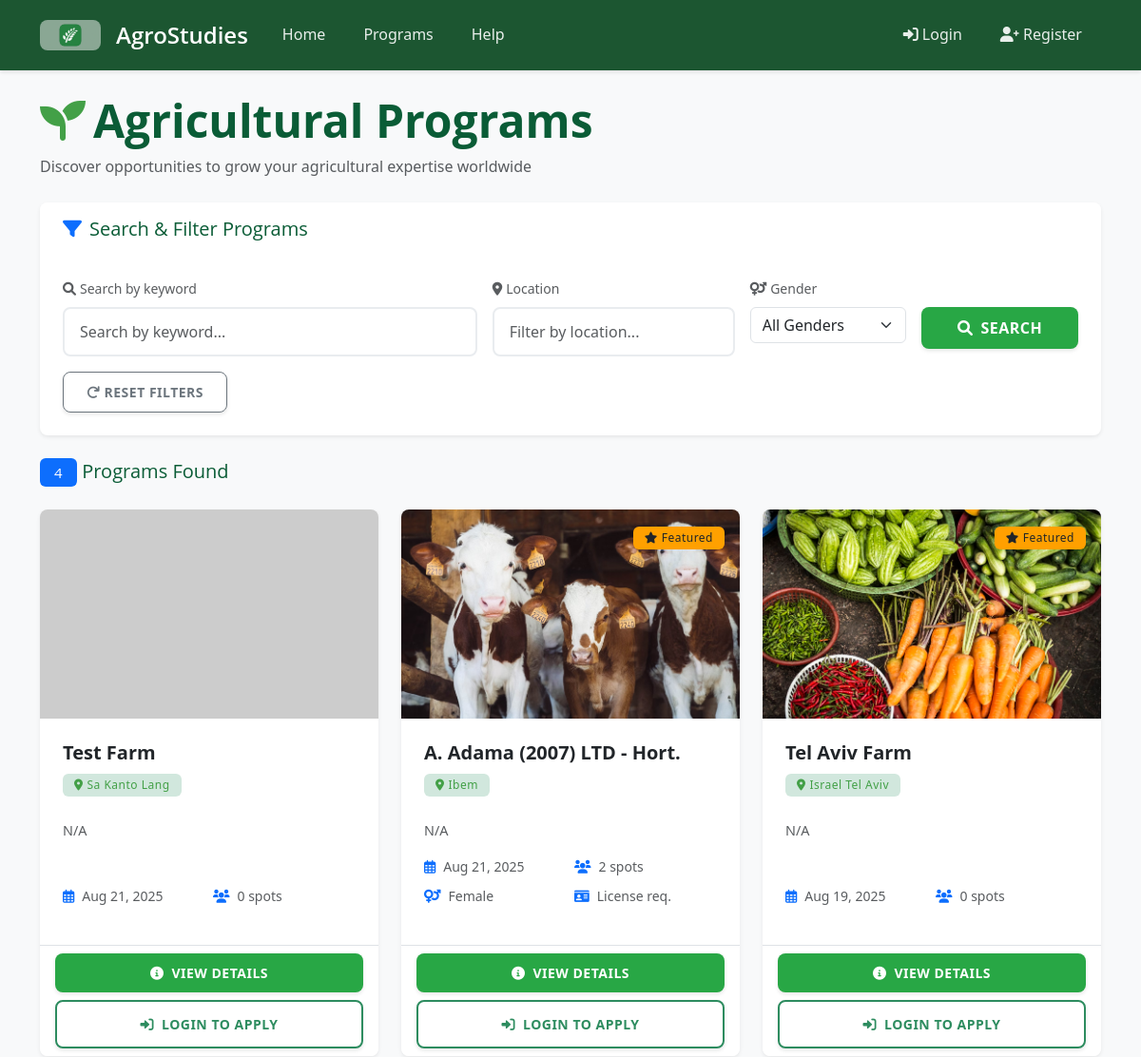
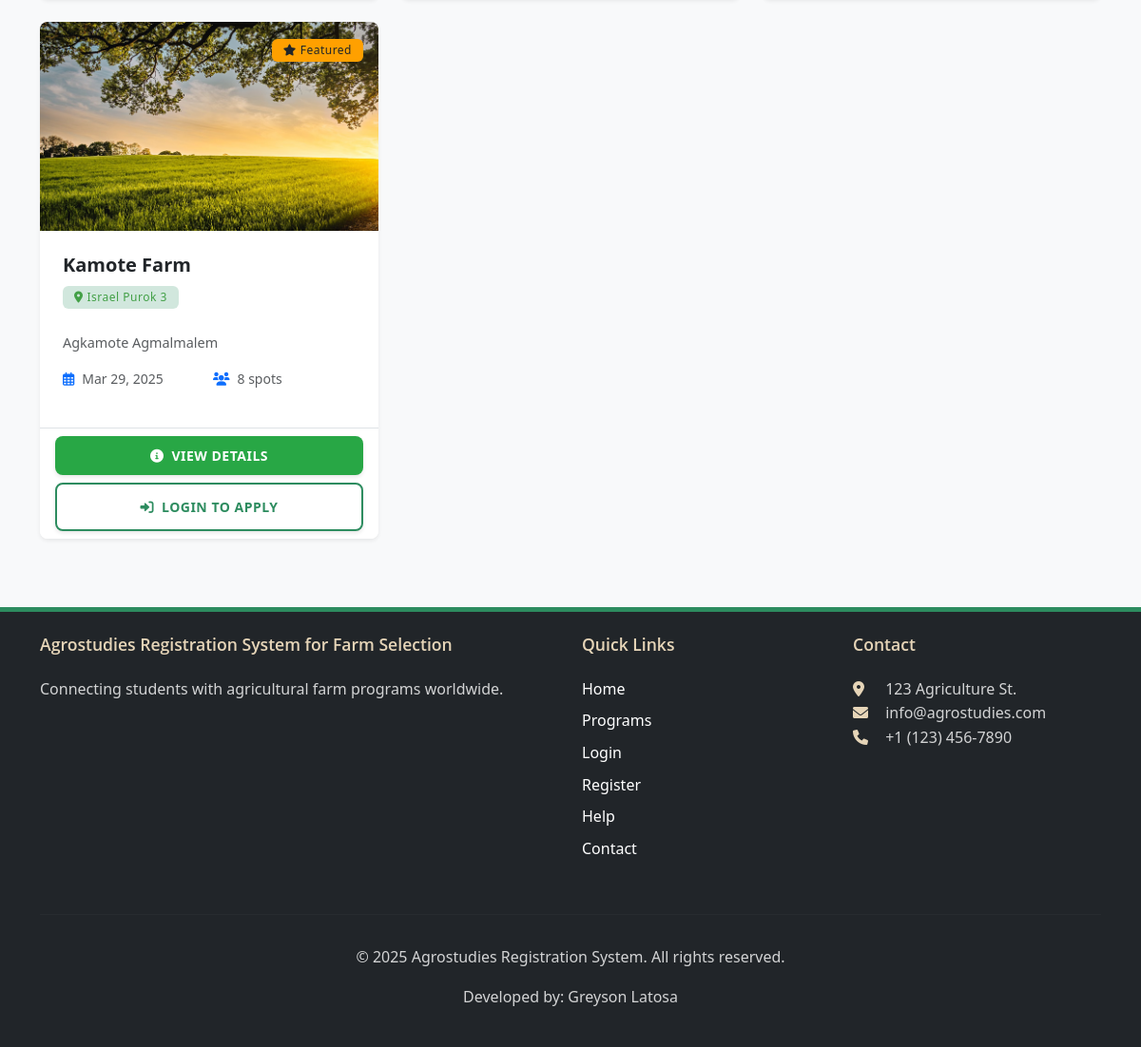
Screenshot of /programs/ with the database file from the repository (2 pictures, top to bottom).
### core/models.py (models this page shows, shortened)
class AgricultureProgram(models.Model):
    title = models.CharField(max_length=200)
    description = models.TextField()
    start_date = models.DateField()
    location = models.CharField(max_length=100)
    capacity = models.PositiveIntegerField()
    image = models.ImageField(upload_to='program_images/', blank=True, null=True, help_text='Program/Farm image')
    is_featured = models.BooleanField(default=False, help_text='Display on landing page as featured program')
    created_at = models.DateTimeField(auto_now_add=True)
    updated_at = models.DateTimeField(auto_now=True)
    GENDER_REQUIREMENT_CHOICES = [
        ('Any', 'Any'),
        ('Male', 'Male Only'),
        ('Female', 'Female Only'),
    ]
    required_gender = models.CharField(max_length=10, choices=GENDER_REQUIREMENT_CHOICES, default='Any')
    requires_license = models.BooleanField(default=False, verbose_name="Requires International Driver's License")
    def get_image_url(self):
        if self.image:
            return self.image.url
        import os
        from django.conf import settings
        placeholders = {
            'Israel': 'israel-farm.jpg',
            'Japan': 'japan-farm.jpg',
            'Australia': 'australia-farm.jpg',
            'New Zealand': 'newzealand-farm.jpg',
        }
        placeholder_file = placeholders.get(self.location, 'default-farm.jpg')
        placeholder_path = os.path.join(settings.STATIC_ROOT or 'static', 'images', 'placeholders', placeholder_file)
        if os.path.exists(placeholder_path):
            return f'/static/images/placeholders/{placeholder_file}'
        else:
            location_text = self.location.replace(' ', '+')
            return f'https://placehold.co/800x400/228B22/FFFFFF/png?text={location_text}+Farm'
    class Meta:
        ordering = ['-is_featured', '-created_at']

### core/views.py (the view, shortened to what this page needs)
# urls.py: path('programs/', views.program_list, name='program_list'),
def program_list(request):
    programs = AgricultureProgram.objects.select_related().all().order_by('-start_date')
    form = ProgramSearchForm(request.GET)
    if form.is_valid():
        query = form.cleaned_data.get('query')
        location = form.cleaned_data.get('location')
        gender = form.cleaned_data.get('gender')
        if query:
            programs = programs.filter(
                Q(title__icontains=query) | Q(description__icontains=query)
            )
        if location:
            programs = programs.filter(location__icontains=location)
        if gender:
            programs = programs.filter(required_gender=gender)
    paginator = Paginator(programs, 10)  # Show 10 programs per page
    page_number = request.GET.get('page')
    page_obj = paginator.get_page(page_number)
    applied_program_ids = set()
    has_applied_any = False
    context = {
        'page_obj': page_obj,
        'applied_program_ids': applied_program_ids,
        'has_applied_any': has_applied_any,
        'form': form,
    }
    return render(request, 'program_list.html', context)

### core/forms.py
class ProgramSearchForm(forms.Form):
    query = forms.CharField(
        required=False,
        widget=forms.TextInput(attrs={'class': 'form-control', 'placeholder': 'Search by keyword...'}),
        label=""
    )
    location = forms.CharField(
        required=False,
        widget=forms.TextInput(attrs={'class': 'form-control', 'placeholder': 'Filter by location...'}),
        label=""
    )
    gender = forms.ChoiceField(
        required=False,
        choices=[
            ('', 'All Genders'),
            ('Male', 'Male Only'),
            ('Female', 'Female Only'),
            ('Any', 'Any Gender')
        ],
        widget=forms.Select(attrs={'class': 'form-select'}),
        label=""
    )

### core/context_processors.py (called while the page is built)
def notification_count(request):
    if request.user.is_authenticated:
        unread_count = Notification.objects.filter(user=request.user, read=False).count()
        return {
            'unread_notifications_count': unread_count
        }
    return {
        'unread_notifications_count': 0
    }

### templates/program_list.html (shortened to what this page needs)
{% extends 'base.html' %}
{% block content %}
<div class="mb-4">
    <div class="d-md-flex justify-content-between align-items-center mb-3">
        <div class="mb-3 mb-md-0">
            <h1 class="display-5 fw-bold">
                <i class="fas fa-seedling text-success me-2 d-none d-md-inline"></i>Agricultural Programs
            </h1>
            <p class="text-muted mb-0 d-none d-md-block">Discover opportunities to grow your agricultural expertise worldwide</p>
        </div>
    </div>
</div>
<div class="card shadow-sm border-0 mb-4">
    <div class="card-header bg-white border-bottom-0 py-3">
        <h5 class="mb-0">
            <i class="fas fa-filter text-primary me-2"></i>Search & Filter Programs
        </h5>
    </div>
    <div class="card-body">
        <form method="get" action="{% url 'program_list' %}" id="filterForm">
            <div class="row g-3">
                <div class="col-12 col-md-5">
                    <label class="form-label small text-muted d-none d-md-block">
                        <i class="fas fa-search me-1"></i>Search by keyword
                    </label>
                    {{ form.query }}
                </div>
                <div class="col-6 col-md-3">
                    <label class="form-label small text-muted d-none d-md-block">
                        <i class="fas fa-map-marker-alt me-1"></i>Location
                    </label>
                    {{ form.location }}
                </div>
                <div class="col-6 col-md-2">
                    <label class="form-label small text-muted d-none d-md-block">
                        <i class="fas fa-venus-mars me-1"></i>Gender
                    </label>
                    {{ form.gender }}
                </div>
                <div class="col-12 col-md-2">
                    <button type="submit" class="btn btn-primary w-100">
                        <i class="fas fa-search me-2"></i>Search
                    </button>
                </div>
            </div>
            <div class="mt-3">
                <a href="{% url 'program_list' %}" class="btn btn-sm btn-outline-secondary">
                    <i class="fas fa-redo me-1"></i>Reset Filters
                </a>
            </div>
        </form>
    </div>
</div>
{% if page_obj %}
    <div class="d-md-flex justify-content-between align-items-center mb-4">
        <h5 class="mb-3 mb-md-0">
            <span class="badge bg-primary">{{ page_obj.paginator.count }}</span>
            Program{% if page_obj.paginator.count != 1 %}s{% endif %} Found
        </h5>
    </div>
    <div class="row">
        {% for program in page_obj %}
            <div class="col-12 col-md-6 col-lg-4 mb-4">
                <div class="card h-100 shadow-sm border-0 program-card-hover position-relative">
                    {% if program.is_featured %}
                    <div class="position-absolute top-0 end-0 m-3" style="z-index: 10;">
                        <span class="badge bg-warning text-dark">
                            <i class="fas fa-star me-1"></i>Featured
                        </span>
                    </div>
                    {% endif %}
                    <div class="card-img-top-wrapper" style="height: 220px; overflow: hidden;">
                        <img src="{{ program.get_image_url }}"
                             class="card-img-top"
                             alt="{{ program.title }}"
                             loading="lazy"
                             style="height: 100%; object-fit: cover; transition: transform 0.3s ease;">
                    </div>
                    <div class="card-body d-flex flex-column">
                        <h5 class="card-title mb-2 fw-bold text-dark">{{ program.title }}</h5>
                        <div class="mb-3">
                            <span class="badge bg-success-subtle text-success mb-2">
                                <i class="fas fa-map-marker-alt me-1"></i>{{ program.location }}
                            </span>
                        </div>
                        <p class="card-text text-muted flex-grow-1" style="font-size: 0.9rem;">
                            {{ program.description|truncatewords:25 }}
                        </p>
                        <div class="row g-2 mb-3">
                            <div class="col-6">
                                <div class="d-flex align-items-center text-muted small">
                                    <i class="far fa-calendar-alt text-primary me-2"></i>
                                    <span>{{ program.start_date|date:"M d, Y" }}</span>
                                </div>
                            </div>
                            <div class="col-6">
                                <div class="d-flex align-items-center text-muted small">
                                    <i class="fas fa-users text-primary me-2"></i>
                                    <span>{{ program.capacity }} spots</span>
                                </div>
                            </div>
                            {% if program.required_gender != 'Any' %}
                            <div class="col-6">
                                <div class="d-flex align-items-center text-muted small">
                                    <i class="fas fa-venus-mars text-primary me-2"></i>
                                    <span>{{ program.required_gender }}</span>
                                </div>
                            </div>
                            {% endif %}
                            {% if program.requires_license %}
                            <div class="col-6">
                                <div class="d-flex align-items-center text-muted small">
                                    <i class="fas fa-id-card text-primary me-2"></i>
                                    <span>License req.</span>
                                </div>
                            </div>
                            {% endif %}
                        </div>
                    </div>
                    <div class="card-footer bg-white border-top">
                        <div class="d-grid gap-2">
                            <a href="{% url 'program_detail' program.id %}" class="btn btn-primary btn-sm">
                                <i class="fas fa-info-circle me-2"></i>View Details
                            </a>
                            {% if user.is_authenticated and not user.is_staff and not user.is_superuser %}
                                {% if not has_applied_any %}
                                    {% if program.id not in applied_program_ids %}
                                        <a href="{% url 'candidate_apply' program.id %}" class="btn btn-outline-success btn-sm">
                                            <i class="fas fa-user-plus me-2"></i>Apply Now
                                        </a>
                                    {% else %}
                                        <button class="btn btn-outline-secondary btn-sm" disabled>
                                            <i class="fas fa-check me-2"></i>Applied
                                        </button>
                                    {% endif %}
                                {% endif %}
                            {% elif not user.is_authenticated %}
                                <a href="#" class="btn btn-outline-success btn-sm" data-bs-toggle="modal" data-bs-target="#loginModal">
                                    <i class="fas fa-sign-in-alt me-2"></i>Login to Apply
                                </a>
                            {% endif %}
                        </div>
                    </div>
                </div>
            </div>
        {% endfor %}
    </div>
{% endif %}
{% endblock %}

### static/css/theme.css (style rules this page uses)
:root { --ag-green-dark: #0A5C36; --ag-green: #2D8C5F; --ag-brown: #8C6954; --ag-beige: #F9F7F4; --ag-wheat: #E6D5B8; --ag-sage: #89B899; --ag-clay: #B6857A; --ag-success: #43A047; --ag-warning: #FFA000; --ag-danger: #E57373; --ag-info: #039BE5; --ag-font-primary: 'Open Sans', system-ui, -apple-system, sans-serif; --ag-font-headers: 'Montserrat', var(--ag-font-primary); }
body { font-family: var(--ag-font-primary); background-color: var(--ag-beige); color: #333; line-height: 1.6; }
.btn { border-radius: 8px; transition: all 0.3s ease; font-weight: 600; letter-spacing: 0.5px; text-transform: uppercase; box-shadow: 0 2px 4px rgba(0, 0, 0, 0.1); padding: 0.625rem 1.5rem; }
.btn-outline-success { border: 2px solid var(--ag-green); color: var(--ag-green); }
h1, h2, h3, h4, h5, h6 { font-family: var(--ag-font-headers); color: var(--ag-green-dark); }
.card { background-color: #fff; border: none; border-radius: 16px; box-shadow: 0 4px 6px rgba(0,0,0,0.05); transition: all 0.3s ease; overflow: hidden; }
.card-header { background-color: var(--ag-beige); color: var(--ag-green-dark); border-bottom: 2px solid var(--ag-sage); padding: 1.25rem 1.5rem; }
.card-body { padding: 1.5rem; }
.card-title { color: var(--ag-green-dark); font-weight: 600; margin-bottom: 1rem; }
.btn-primary { background-color: var(--ag-green); border: none; color: white; }
.form-control { border-radius: 8px; border: 2px solid #e9ecef; padding: 0.75rem 1rem; transition: all 0.3s ease; }
.badge { padding: 0.5em 1em; font-weight: 500; letter-spacing: 0.5px; }
.badge.bg-warning { background-color: var(--ag-warning) !important; color: #fff; }
.text-success { color: var(--ag-success) !important; }
.btn-success, .btn-outline-success { padding: 0.8rem 2rem; font-weight: 600; text-transform: uppercase; letter-spacing: 0.5px; transition: all 0.3s ease; }

### static/css/main.css (style rules this page uses)
body { font-family: 'Segoe UI', Tahoma, Geneva, Verdana, sans-serif; background-color: #f8f9fa; color: #333; }
a { color: #28a745; text-decoration: none; }
.btn-primary { background-color: #28a745; border-color: #28a745; }
.card { border-radius: 8px; box-shadow: 0 2px 8px rgba(0,0,0,0.1); transition: transform 0.3s ease; }
.card-title { color: #28a745; }

### templates/program_list.html (style rules this page uses)
.program-card-hover { transition: transform 0.3s ease, box-shadow 0.3s ease; }
.bg-success-subtle { background-color: rgba(25, 135, 84, 0.1); }

### rows the page displays
AgricultureProgram: title "Test Farm", location "Sa Kanto Lang", description "N/A", start_date "Aug 21, 2025", capacity "0"
AgricultureProgram: is_featured True (drawn), get_image_url (picture), title "A. Adama (2007) LTD - Hort.", location "Ibem", description "N/A", start_date "Aug 21, 2025", capacity "2", required_gender "Female", requires_license True (drawn)
AgricultureProgram: is_featured True (drawn), get_image_url (picture), title "Tel Aviv Farm", location "Israel Tel Aviv", description "N/A", start_date "Aug 19, 2025", capacity "0"
AgricultureProgram: is_featured True (drawn), get_image_url (picture), title "Kamote Farm", location "Israel Purok 3", description "Agkamote Agmalmalem", start_date "Mar 29, 2025", capacity "8"

### other values shown
{{ page_obj.paginator.count }} "4"
